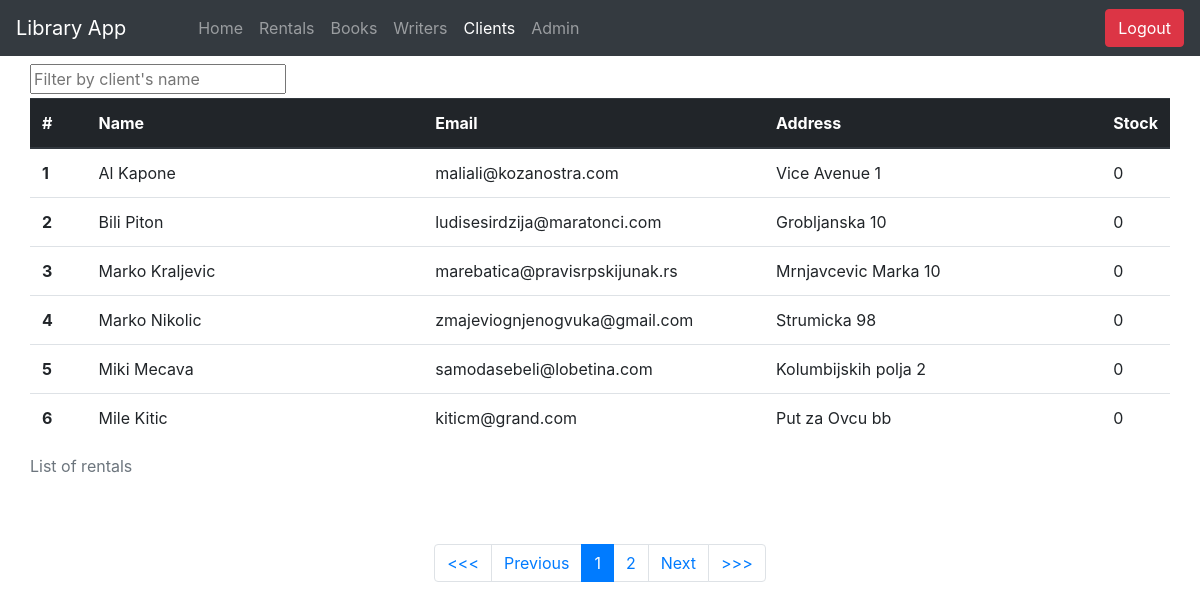
The page /homework/library-app/Clients/index (signed in) on the database its author committed.
### tables this page shows
CREATE TABLE `clients` (
  `id` int(11) NOT NULL AUTO_INCREMENT,
  `first_name` varchar(45) NOT NULL,
  `last_name` varchar(45) NOT NULL,
  `email` varchar(45) NOT NULL,
  `address` varchar(45) NOT NULL,
  `stock` int(11) NOT NULL DEFAULT '0',
  `active` varchar(45) NOT NULL DEFAULT 'yes',
  PRIMARY KEY (`id`)
);

### controller/BaseController.php (called while the page is built, shortened)
<?php
class BaseController {
	public function show_view($view) {
		require 'view/includes/header.php';
		(Auth::logged() && $view != '404')?require 'view/includes/navigation.php':false;
		require 'view/'.$view.'.php';
		require 'view/includes/footer.php';
	}
}

### controller/Clients.php (called while the page is built, shortened)
<?php
class Clients extends BaseController {
	public function index($pg=0) {
		$skip = 0;
		$this->data['clients'] = DBClients::getAllClients($skip);
		$this->show_view('clients');
	}
}

### core/Route.php (called while the page is built, shortened)
<?php
class Route {
	public static $controller;
	public static $method;
	public static $params = [];
	public static function post($url, $action, $req=[]) {
		self::$params = $_POST;
		$url_arr = self::prepareURL($url);
		$path_arr = self::prepareServerURLPath();
		if ($path_arr[0] != $url_arr[0] || count($path_arr) != count($url_arr)) {
			return;
		}
	}
	public static function get($url, $action, $req=[]) {
		$path = self::findServerPath();
		$url_arr = self::prepareURL($url);
		$path_arr = self::prepareServerURLPath();
		if ($path_arr[0] != $url_arr[0] || count($path_arr) != count($url_arr)) {
			return;
		} else {
			if (ltrim($url, '/') == $path) {
				self::$params = [];
			} else if (!empty($req)) {
				self::$params = self::collectParams($url_arr, $path_arr);
				foreach ($req as $key => $value) {
					if (!preg_match($value, self::$params[$key])) {
						return;
					}
				}
			} else {
				return;
			}
			$action = explode('@', $action);
			self::$controller = $action[0];
			self::$method = $action[1];
			self::$controller = new self::$controller;
		}
		call_user_func_array([self::$controller, self::$method], self::$params);
		exit;
	}
	public static function prepareURL ($url) {
		$url = ltrim($url, '/');
		return explode('/', $url);
	}
	public static function findServerPath () {
		return str_replace(INCL_PATH, '', $_SERVER['REQUEST_URI']);
	}
	public static function prepareServerURLPath () {
		$path = self::findServerPath();
		return $path_arr = explode('/', $path);
	}
}

### index.php (called while the page is built, shortened)
<?php
include 'controller/BaseController.php';
include 'routes.php';

### model/DB.php (called while the page is built, shortened)
<?php
class DB {
	private static $data = [];
	private static $conn;
	private static function getInstance(){
		return self::$conn;
	}
	private function __construct(){
		self::$conn = new mysqli(DBSERVER,DBUSER,DBPASS,DBNAME);
	}
	protected static function executeSQL($sql) {
		$db = self::getInstance();
		$db->set_charset("utf8");
		$res = $db->query($sql);
		return $res;
	}
	protected static function queryAndFetchInObj($sql) {
		self::$data = [];
		$res = self::executeSQL($sql);
		while ($row = $res->fetch_object()) {
			array_push(self::$data, $row);
		}
		return self::$data;
	}
}

### model/DBClients.php (called while the page is built, shortened)
<?php
class DBClients extends DB {
		public static function getAllClients($skip) {
		$sql = "select id, concat(first_name, \" \", last_name) as client, email, address, stock,
				(select count(*) from clients) as total
				from clients
				order by first_name
				limit $skip,".PG_RESULTS;
		return self::queryAndFetchInObj($sql);
	}
}

### view/clients.php (the view)
<div class="container">
	<div class="row">
		<form class="mt-2">
			<input type="text" name="filter" placeholder="Filter by client's name" id="filter">
		</form>
		<div  class="table-holder" style="min-height: 450px; width:100%">
			<table class="table table-hover mt-1">
				<caption>List of rentals</caption>
				<thead class="thead-dark">
				    <tr>
				      <th scope="col" style="width: 5%">#</th>
				      <th scope="col" style="width: 30%">Name</th>
				      <th scope="col" style="width: 30%">Email</th>
				      <th scope="col" style="width: 30%">Address</th>
				      <th scope="col" style="width: 5%">Stock</th>
				    </tr>
				</thead>
				<div class="table-content">
					<tbody class="tbody col-12">
						<?php
						foreach ($this->data['clients'] as $key => $value) {
						?>
							<tr style="cursor: pointer;" onclick="document.location.href='<?php echo INCL_PATH.'Clients/'.$value->id.'/p1'; ?>'">
							    <th scope="row"><?php echo $key+1; ?></th>
							    <td><?php echo $value->client; ?></td>
							    <td><?php echo $value->email; ?></td>
							    <td><?php echo $value->address; ?></td>
							    <td><?php echo $value->stock; ?></td>
						    </tr>
						<?php
						}
						?>
					 </tbody>
				</div>
			</table>
		</div>
		<nav class="col-12">
		    <ul class="pagination justify-content-center">
		    	<?php
			    foreach ($this->data['pagination_links'] as $link) {
			    	echo  '<li class="page-item"><a href="'.$link[0].'" class="page-link">'.$link[1].'</a></li>';
			    }
			    ?>
		    </ul>
		</nav>

### assets/css/main.css (style rules this page uses)
.page-link { transition: background-color .3s ease; }

### rows shown on the page
clients: client "Al Kapone", email "maliali@kozanostra.com", address "Vice Avenue 1", stock "0"
clients: client "Bili Piton", email "ludisesirdzija@maratonci.com", address "Grobljanska 10", stock "0"
clients: client "Marko Kraljevic", email "marebatica@pravisrpskijunak.rs", address "Mrnjavcevic Marka 10", stock "0"
clients: client "Marko Nikolic", email "zmajeviognjenogvuka@gmail.com", address "Strumicka 98", stock "0"
clients: client "Miki Mecava", email "samodasebeli@lobetina.com", address "Kolumbijskih polja 2", stock "0"
clients: client "Mile Kitic", email "kiticm@grand.com", address "Put za Ovcu bb", stock "0"

### other values the page prints
$link[1] "<<<"
$link[1] "Previous"
$link[1] "1"
$link[1] "2"
$link[1] "Next"
$link[1] ">>>"
